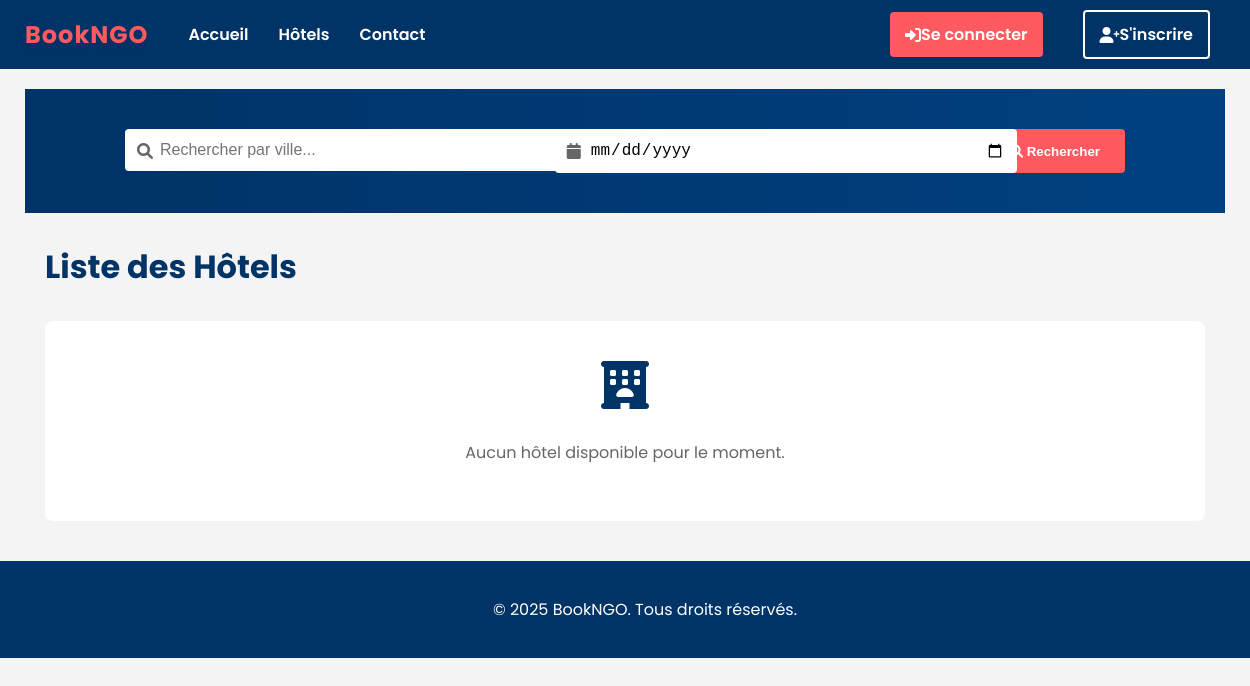
Page /api/hotels/hotels/ on the earlier database version.
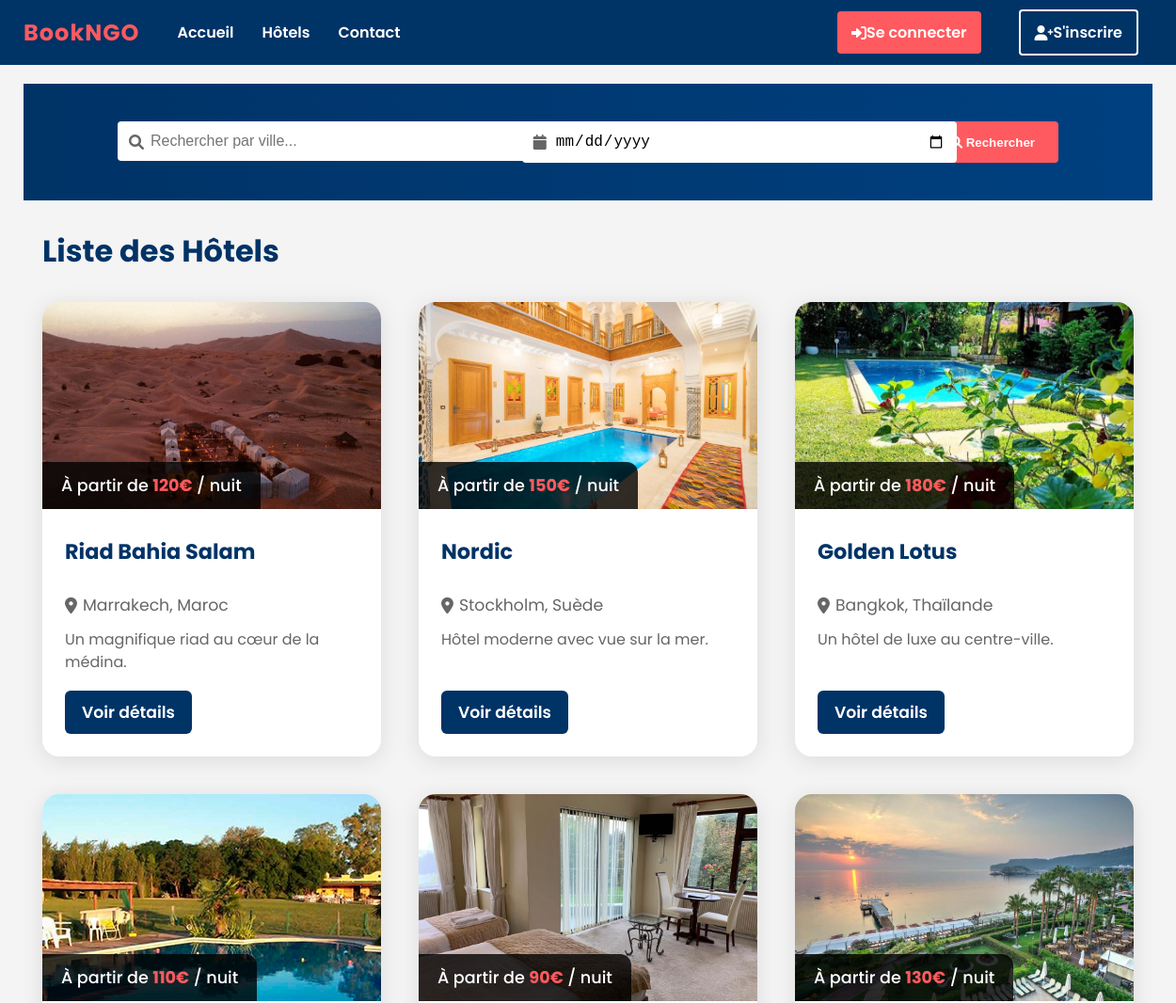
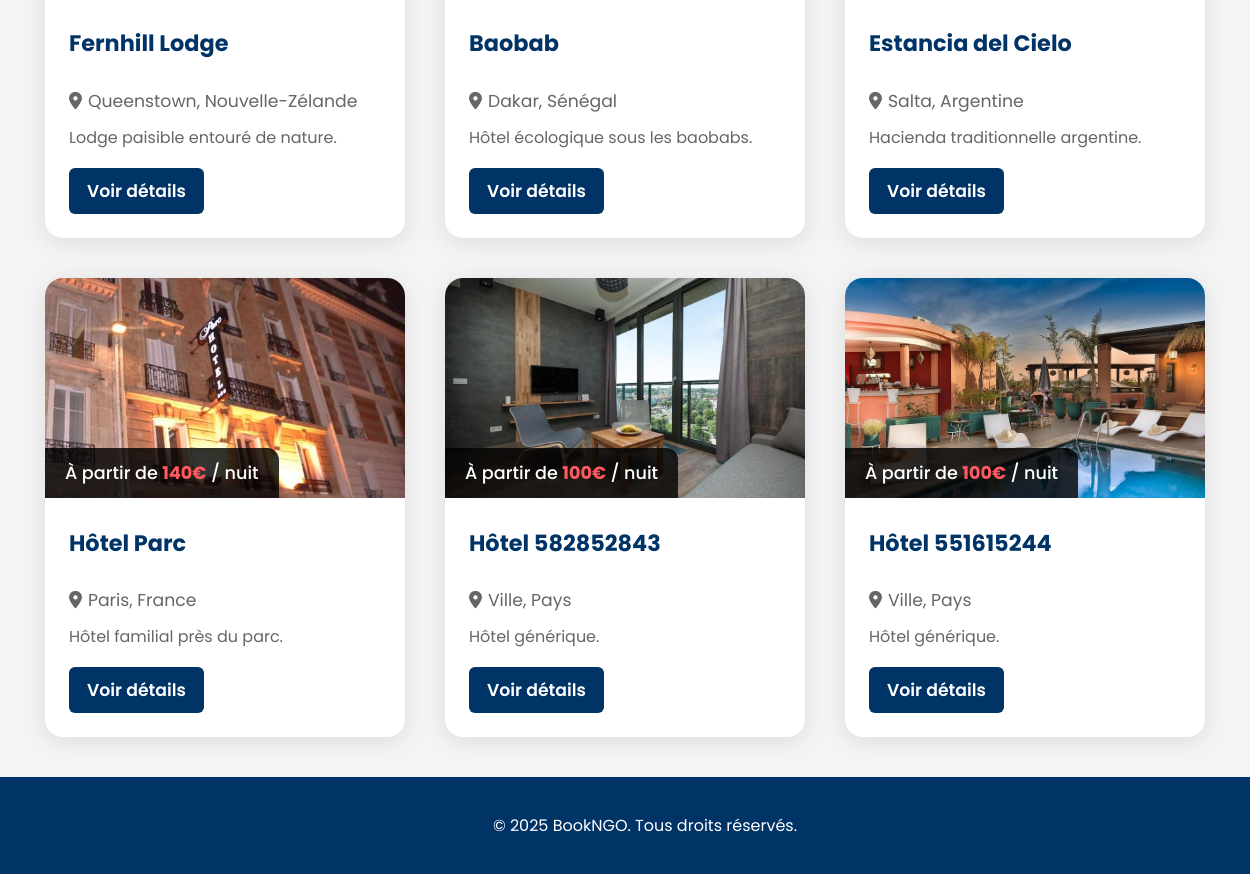
Same page on the later database version (2 pictures, top to bottom).
### hotel_app/models.py (models this page shows, shortened)
class Hotel(models.Model):
    owner = models.ForeignKey(User, on_delete=models.CASCADE, related_name='hotels')
    name = models.CharField(max_length=255)
    description = models.TextField()
    address = models.TextField()
    city = models.CharField(max_length=100)
    country = models.CharField(max_length=100)
    email = models.EmailField()
    phone = models.CharField(max_length=20)
    image = models.ImageField(upload_to='hotels/', null=True, blank=True)
    base_price = models.DecimalField(max_digits=10, decimal_places=2, default=0)

### hotel_app/views.py (the view)
# urls.py: path('hotels/', hotel_list, name='hotel-list'),
def hotel_list(request):
    hotels = Hotel.objects.all()
    city = request.GET.get('city')
    check_in = request.GET.get('check_in')
    check_out = request.GET.get('check_out')
    if city:
        hotels = hotels.filter(city__icontains=city)
    hotels = hotels.annotate(min_price=Min('room_types__base_price'))
    context = {
        'hotels': hotels,
        'city': city,
        'check_in': check_in,
        'check_out': check_out,
        'user_role': request.user.role if request.user.is_authenticated else None,
    }
    return render(request, 'hotel_app/hotel_list.html', context)

### templates/hotel_app/hotel_list.html (shortened to what this page needs)
{% extends "base.html" %}
{% block content %}
<div class="hotels-container">
    <div class="header-section">
        <div class="search-container">
            <form class="search-form" method="GET">
                <div class="search-input-group">
                    <i class="fas fa-search"></i>
                    <input type="text" name="city" placeholder="Rechercher par ville..." value="{{ city|default:'' }}">
                </div>
                <div class="search-input-group">
                    <i class="fas fa-calendar"></i>
                    <input type="date" name="check_in" value="{{ check_in|default:'' }}">
                </div>
                <button type="submit" class="search-button">
                     Rechercher
                </button>
            </form>
        </div>
    </div>
    <div class="section-header">
        <h1>Liste des Hôtels</h1>
    </div>
    <div class="hotel-grid-home">
        {% for hotel in hotels %}
        <div class="hotel-card-home">
            <div class="hotel-image-home">
                {% if hotel.image %}
                <img src="{{ hotel.image.url }}" alt="{{ hotel.name }}">
                {% else %}
                <img src="https://via.placeholder.com/400x300?text=Hotel+Image" alt="{{ hotel.name }}">
                {% endif %}
                <div class="hotel-price-overlay">
                    {% if hotel.min_price is not None %}
                        <span>À partir de <span class="price">{{ hotel.min_price }}€</span> / nuit</span>
                    {% else %}
                        <span class="price-na">Prix non disponible</span>
                    {% endif %}
                </div>
            </div>
            <div class="hotel-info-home">
                <h3>{{ hotel.name }}</h3>
                <p class="hotel-location-home"><i class="fas fa-map-marker-alt"></i> {{ hotel.city }}, {{ hotel.country }}</p>
                <div class="hotel-description-home">{{ hotel.description|truncatewords:20 }}</div>
                <div class="hotel-footer-home">
                    <a href="{% url 'hotel-detail' hotel.pk %}" class="details-btn-home">Voir détails</a>
                </div>
            </div>
        </div>
        {% empty %}
        <div class="no-hotels">
            <i class="fas fa-hotel"></i>
            <p>Aucun hôtel disponible pour le moment.</p>
        </div>
        {% endfor %}
    </div>
</div>
{% endblock %}

Differences in the rows shown:
added Hotel: shows a picture, min_price "120", name "Riad Bahia Salam", city "Marrakech", country "Maroc", description "Un magnifique riad au cœur de la médina."
added Hotel: shows a picture, min_price "150", name "Nordic", city "Stockholm", country "Suède", description "Hôtel moderne avec vue sur la mer."
added Hotel: shows a picture, min_price "180", name "Golden Lotus", city "Bangkok", country "Thaïlande", description "Un hôtel de luxe au centre-ville."
added Hotel: shows a picture, min_price "110", name "Fernhill Lodge", city "Queenstown", country "Nouvelle-Zélande", description "Lodge paisible entouré de nature."
added Hotel: shows a picture, min_price "90", name "Baobab", city "Dakar", country "Sénégal", description "Hôtel écologique sous les baobabs."
added Hotel: shows a picture, min_price "130", name "Estancia del Cielo", city "Salta", country "Argentine", description "Hacienda traditionnelle argentine."
added Hotel: shows a picture, min_price "140", name "Hôtel Parc", city "Paris", country "France", description "Hôtel familial près du parc."
added Hotel: shows a picture, min_price "100", name "Hôtel 582852843", city "Ville", country "Pays", description "Hôtel générique."
added Hotel: shows a picture, min_price "100", name "Hôtel 551615244", city "Ville", country "Pays", description "Hôtel générique."
Other differences:
text no longer shown: "Aucun hôtel disponible pour le moment."
